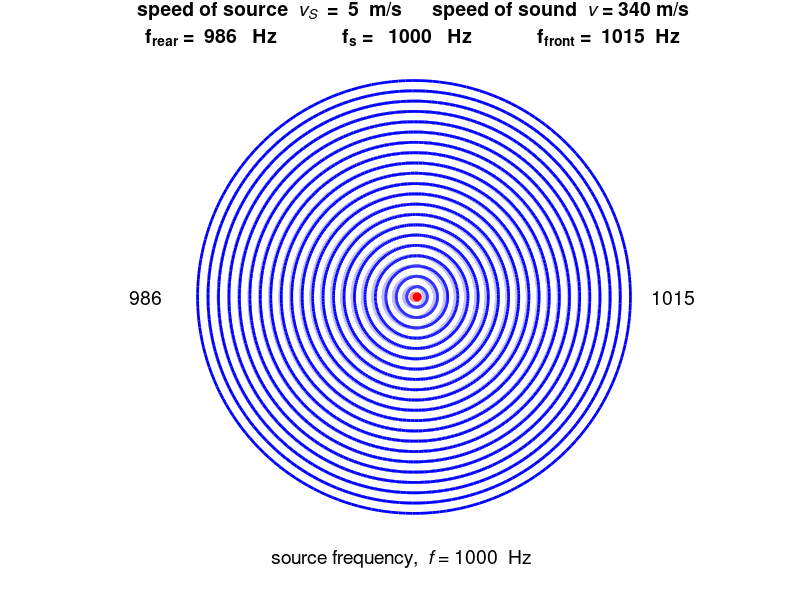
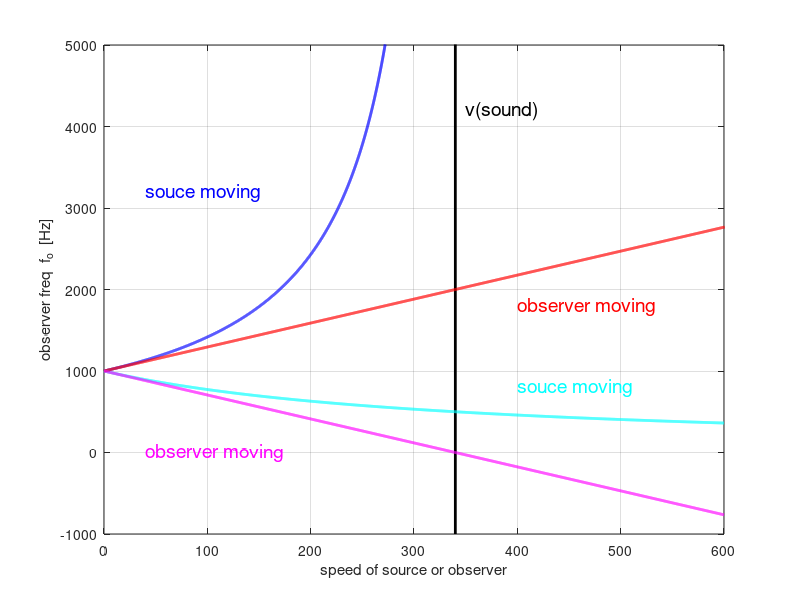

These charts were generated, in order, by the following MATLAB code:
% mw_doppler.m

% Doppler Effect
% Fig. 1: Animation of wave pattern for a moving source
% Sounds for Doppler Frequencies
% Animation can be saved as annimated gif
%      set f_gif = 1;
%      enter name of file: ag_name =        
% Fig. 2:  Doppler Equation: 
%      moving source / stationary observe
%      moving observer / stationary source

% Ian Cooper
% School of Physics, University of Sydney
% email: ian.cooper@sydney.edu.au
% http://www.physics.usyd.edu.au/teach_res/mp/mphome.htm
% 170515


close all;
clear all;
clc;

N = 22;         % number of time steps

disp('   The Figure Window will update every 0.1 s'); 
disp('  ');
disp('   Enter speed of source from 0 to 1000 m/s')
disp('  ')
 
v_s = input('   Speed of source (m/s), v  =  ');

v   = 340;        % velocity of sound
%v_s = 400;       % velocity of source

freq = 1000;      % source frequency

R = zeros(N);    % radius of circles

theta = linspace(0,2*pi,200);   % angle for generating circle

x_max = max([v_s*(N+1) v * (N+1)]);

% In front of moving source
   fFront = (freq * v /(v-v_s));
% In rear of moving source
   fRear = freq * v /(v+v_s);

% ========================================================================
%    ANIMATION
% ========================================================================
% flag: 0 animated gif NOT saved or 1 saved /  file name
   f_gif = 0;
   ag_name = 'ag_doppler_500.gif';
% Delay in seconds before displaying the next image  
   delay = 0.1;  
% Frame counter start
   nt = 1; 

% ========================================================================
%    GRAPHICS
% ========================================================================   
figure(1)
set(gcf,'Units','normalized');
set(gcf,'Position',[0.1 0.1 0.35 0.45]);
set(gcf,'color','w');

text_1 = 'speed of source  {\itv_S}  =  {}';
text_2 =  num2str(v_s,'%8.0f');
text_3 = '  m/s  ';
text_4 = '      speed of sound  {\itv} = 340 m/s';
text1 = strcat(text_1,'  ',text_2,text_3,text_4);

t1 = 'f_{rear} = { }';
t2 = num2str(fRear,'%0.0f');
t3 = '   Hz {            }    ';
t4 = 'f_s = {  }';
t5 = num2str(freq,'%0.0f');
t6 = 'f_{front} = { }';
t7 = num2str(fFront,'%0.0f');
if (v_s >= v), t7 ='-----'; end;
t8 = '  Hz';text2 = strcat(t1,t2,t3,t4,t5,t3,t6,t7,t8);

text_p = [{text1},{text2}];
%text_p = [{text_1 text_2 text_3 text_4},{t1 t2 t3 t2 t4 t5}];

title(text_p,'FontSize',14);

hold on

limits = x_max;
axis([-limits limits -limits limits]);

axis equal
axis off
for t = 1:N

x = v_s * (t-1);    

plot(x,0,'o','Markersize',6,'MarkerFaceColor','r','MarkerEdgeColor','r');

for c = 1 : N
R = v * (t-c);
if R < 0, R = 0; end;

x_p = R * cos(theta) + v_s * (c-1) ;
y_p = R * sin(theta);

plot(x_p, y_p,'b','lineWidth',2);

end

pause(0.1)

   if f_gif > 0 
          frame = getframe(1);
          im = frame2im(frame);
          [imind,cm] = rgb2ind(im,256);
     %  On the first loop, create the file. In subsequent loops, append.
          if nt == 1
            imwrite(imind,cm,ag_name,'gif','DelayTime',delay,'loopcount',inf);
          else
           imwrite(imind,cm,ag_name,'gif','DelayTime',delay,'writemode','append');
          end
       nt = nt+1;
  end

if t < N

plot(x,0,'o','Markersize',6,'MarkerFaceColor','w','MarkerEdgeColor','w');

for c = 1 : N
R = v * (t-c);
if R < 0, R = 0; end;

x_p = R * cos(theta) + v_s * (c-1) ;
y_p = R * sin(theta);

plot(x_p, y_p,'w','lineWidth',2.2);
box on
end
end
   
end

% =======================================================================
%  SOUNDS
% ======================================================================

% source sound
text(-0.6*x_max, -1.1*x_max,'source frequency,  {\itf} = 1000  Hz','FontSize',14)
cf = freq;        
sf = 22050;                 % sample frequency (Hz)
d = 5.0;                    % duration (s)
n = sf * d;                 % number of samples
s = (1:n) / sf;             % sound data preparation
s = sin(2 * pi * cf * s);   % sinusoidal modulation

s = s./max(s);

sound(s, sf);               % sound presentation
pause(d + 0.1);             % waiting for sound end


% in front of moving source
cf = (freq * v /(v-v_s));
if cf > 0
text(1*x_max,0,num2str(cf,'%0.0f'),'FontSize',14)

     
sf = 22050;                 % sample frequency (Hz)
d = 5.0;                    % duration (s)
n = sf * d;                 % number of samples
s = (1:n) / sf;             % sound data preparation
s = sin(2 * pi * cf * s);   % sinusoidal modulation

s = s./max(s);

sound(s, sf);               % sound presentation
pause(d + 0.1);             % waiting for sound end

end
if v_s >= v

text(1*x_max,0,'\it BOOOM !!!','FontSize',14)

% make noise
d = 8;
%rand('state',sum(100 * clock));  % initialize random seed
zzz = rng;
noise = randn(1, n);             % Gausian noise
noise = noise / max(abs(noise)); % -1 to 1 normalization

% play noise
disp('WHITE noise');
sound(noise, sf);                % playing sound
%pause(d + 0.1);                  % waiting for sound end


end

% in rear of moving source
cf = freq * v /(v+v_s);
text(-1.2*x_max,0,num2str(cf,'%0.0f'),'FontSize',14)
     
sf = 22050;                 % sample frequency (Hz)
d = 5.0;                    % duration (s)
n = sf * d;                 % number of samples
s = (1:n) / sf;             % sound data preparation
s = sin(2 * pi * cf * s);   % sinusoidal modulation

s = s./max(s);

sound(s, sf);               % sound presentation
%pause(d + 0.1);             % waiting for sound end


% ======================================================================
% DOPPLER FORMULA
% ======================================================================

%%
figure(2)
set(gca,'fontsize',12);
% Source moving towards a stationary observer
   nF = 5000;
   vs = linspace(0,v-10,nF);
   vo = 0;
   fs = freq;
   fo = fs .* v ./ (v - vs);

   plot(vs,fo,'b','lineWidth',2);
   hold on
   plot([v v],[-1000 max(fo)],'k','lineWidth',2);

% Source moving away a stationary observer
   vs = linspace(0,600,nF);
   fo = fs .* v ./ (v + vs);
  plot(vs,fo,'c','lineWidth',2);
  fo = fs .* v ./ (v + vs);

% Observer moving towards stationary source 
  vo = linspace(0,1000,nF);
  fo = fs .* (v+vo) ./ v;
  plot(vo,fo,'r','lineWidth',2);

% Observer away towards stationary source 
  vo = linspace(0,600,nF);
  fo = fs .* (v-vo) ./ v;
  plot(vo,fo,'m','lineWidth',2); 

  
text(350,4200,'v(sound)','fontsize',14);  
hText = text(40,3200,'souce moving','fontsize',14);
set(hText,'color','b');
  
hText = text(400,800,'souce moving','fontsize',14);
set(hText,'color','c');

hText = text(400,1800,'observer moving','fontsize',14);
set(hText,'color','r');

hText = text(40,0,'observer moving','fontsize',14);
set(hText,'color','m');

xlabel('speed of source or observer');
ylabel('observer freq  f_o  [Hz]');
axis([0 600 -1000 5000])
grid on
